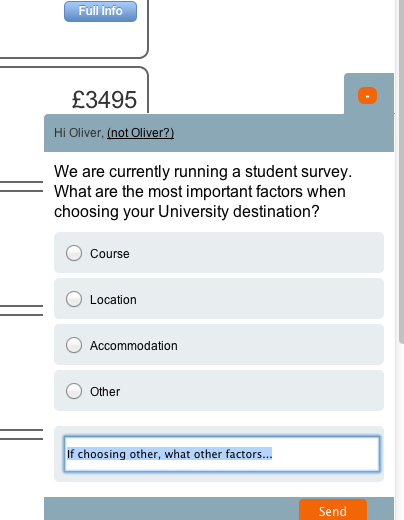
#> input picture imgs/source/screen.png, 404 x 520 px; its folder holds only this picture in this run
$ python colours.py
#> lines starting #> are read from the running program, lines starting #| are printed output that depends on the picture
# requires PIL pip install pil
# Clustering code originally from http://charlesleifer.com/blog/using-python-and-k-means-to-find-the-dominant-colors-in-images/


import glob
import os
import json

from collections import namedtuple
from math import sqrt
import random
try:
    import Image
except ImportError:
    from PIL import Image

Point = namedtuple('Point', ('coords', 'n', 'ct'))
Cluster = namedtuple('Cluster', ('points', 'center', 'n'))


def get_points(img):
    points = []
    w, h = img.size
    for count, color in img.getcolors(w * h):
        points.append(Point(color, 3, count))
    return points

rtoh = lambda rgb: '#%s' % ''.join(('%02x' % p for p in rgb))


def colorz(filename, n=5):
#> called with filename = 'screen.png', n = 5
    img = Image.open(filename)
#> img is the input picture: PIL image 404x520 RGB; mean R, G, B 226.4, 231, 233.5
    theFileName, fileExtension = os.path.splitext(filename)
    img.thumbnail((200, 200))
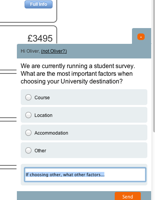
#> img: PIL image 155x200 RGB; mean R, G, B 226.1, 230.7, 233.2
    w, h = img.size
#> w = 155; h = 200

    points = get_points(img)
#> the loop in get_points, `for count, color in img.getcolors(w * h):` made 1333 passes
#> (count, color) on passes 1 to 3: (13142, (255, 255, 255)), (35, (254, 255, 255)), (35, (253, 255, 255))
#> after the loop in get_points, `for count, color in img.getcolors(w * h):`: points = 1333 items
#> points = 1333 items
    clusters = kmeans(points, n, 1)
    rgbs = [map(int, c.center.coords) for c in clusters]
    return map(rtoh, rgbs)


def euclidean(p1, p2):
    return sqrt(sum([
        (p1.coords[i] - p2.coords[i]) ** 2 for i in range(p1.n)
    ]))


def calculate_center(points, n):
    vals = [0.0 for i in range(n)]
    plen = 0
    for p in points:
        plen += p.ct
        for i in range(n):
            vals[i] += (p.coords[i] * p.ct)
    return Point([(v / plen) for v in vals], n, 1)


def kmeans(points, k, min_diff):
#> called with k = 5, min_diff = 1
    clusters = [Cluster([p], p, p.n) for p in random.sample(points, k)]
#> clusters = 5 items

    while 1:
        plists = [[] for i in range(k)]

        for p in points:
            smallest_distance = float('Inf')
            for i in range(k):
                distance = euclidean(p, clusters[i].center)
                if distance < smallest_distance:
                    smallest_distance = distance
                    idx = i
            plists[idx].append(p)

        diff = 0
        for i in range(k):
            old = clusters[i]
            center = calculate_center(plists[i], old.n)
            new = Cluster(plists[i], center, old.n)
            clusters[i] = new
            diff = max(diff, euclidean(old.center, new.center))

        if diff < min_diff:
            break
#> after the loop, idx = 1

    return clusters

data = []

os.chdir("./imgs/source/")
for file in glob.glob("*.png"):
    temp = {}
    theFileName, fileExtension = os.path.splitext(file)
    temp['filename'] = file
    temp['thumbnail'] = theFileName + "_thumbnail" + fileExtension
    temp['average_colours'] = colorz(file)
#> in colorz, `clusters = kmeans(points, n, 1)`: clusters = 5 items
    temp['dimensions'] = Image.open(file).size

    data.append(temp)

f = open('/tmp/data.json', 'w')
#> (the run stopped early here; a loop or call above may not have finished)
